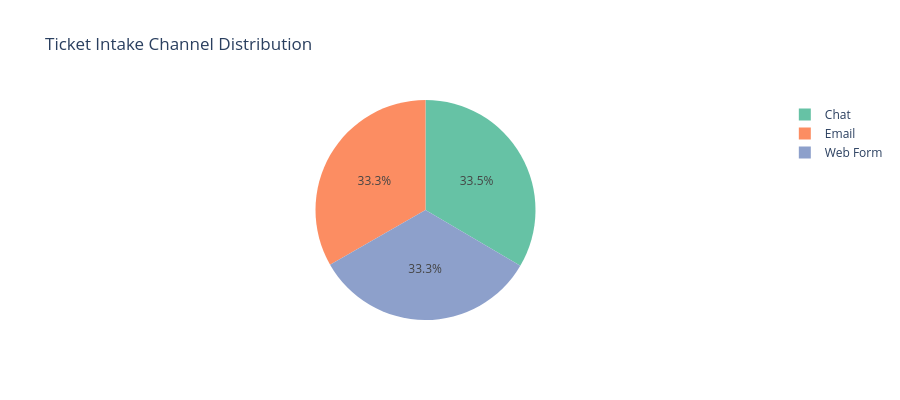

This figure's notebook cell:
### Code cell
# Channel distribution
channel_counts = df['Ticket_Channel'].value_counts()

fig = px.pie(
    names=channel_counts.index,
    values=channel_counts.values,
    title='Ticket Intake Channel Distribution',
    color_discrete_sequence=px.colors.qualitative.Set2
)
fig.update_layout(height=400)
fig.show()

print('Channel distribution:')
for ch, cnt in channel_counts.items():
    print(f'  {ch}: {cnt:,} ({100*cnt/len(df):.1f}%)')

### Figure 1 — Plotly figure (JSON) as saved in the notebook; plotly's stock layout.template omitted (floating-point values rounded to 4 significant figures)
{"data": [{"domain": {"x": [0, 1], "y": [0, 1]}, "hovertemplate": "label=%{label}<br>value=%{value}<extra></extra>", "labels": ["Chat", "Email", "Web Form"], "legendgroup": "", "name": "", "showlegend": true, "type": "pie", "values": [6693, 6656, 6651]}], "layout": {"height": 400, "legend": {"tracegroupgap": 0}, "piecolorway": ["rgb(102,194,165)", "rgb(252,141,98)", "rgb(141,160,203)", "rgb(231,138,195)", "rgb(166,216,84)", "rgb(255,217,47)", "rgb(229,196,148)", "rgb(179,179,179)"], "title": {"text": "Ticket Intake Channel Distribution"}}}
